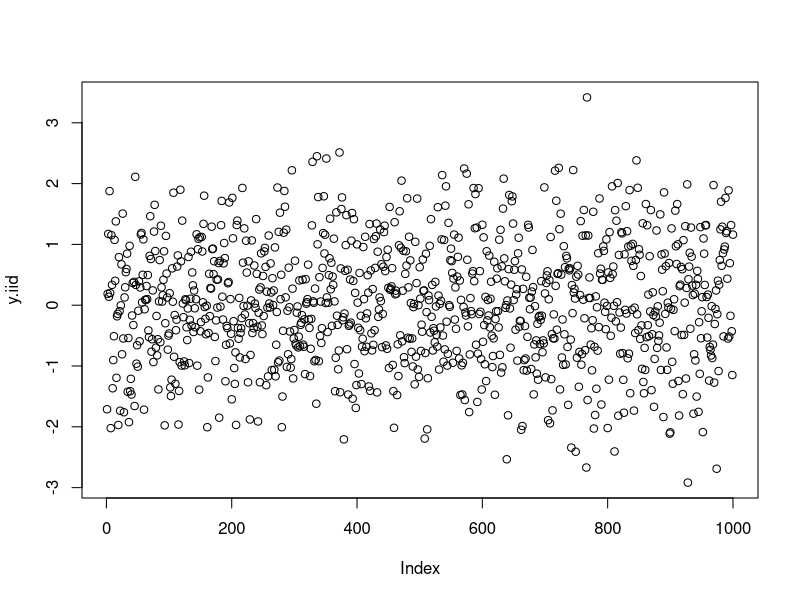
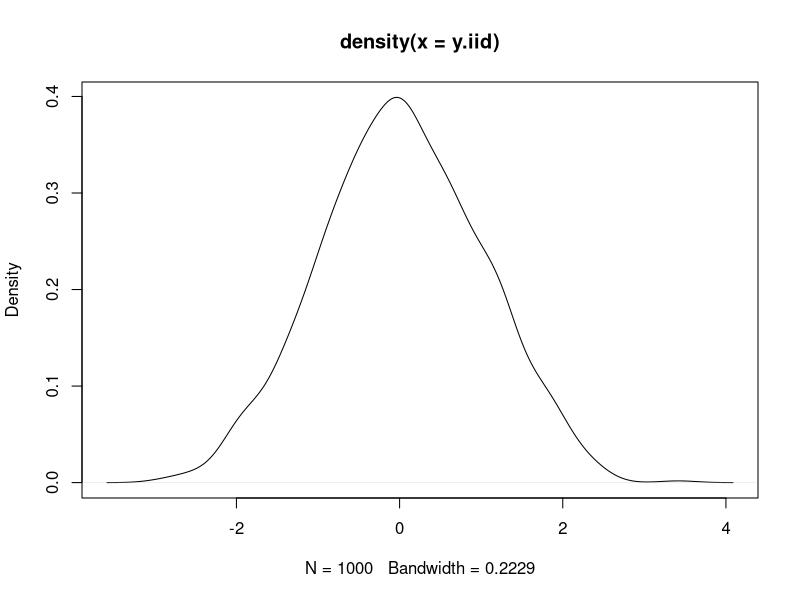
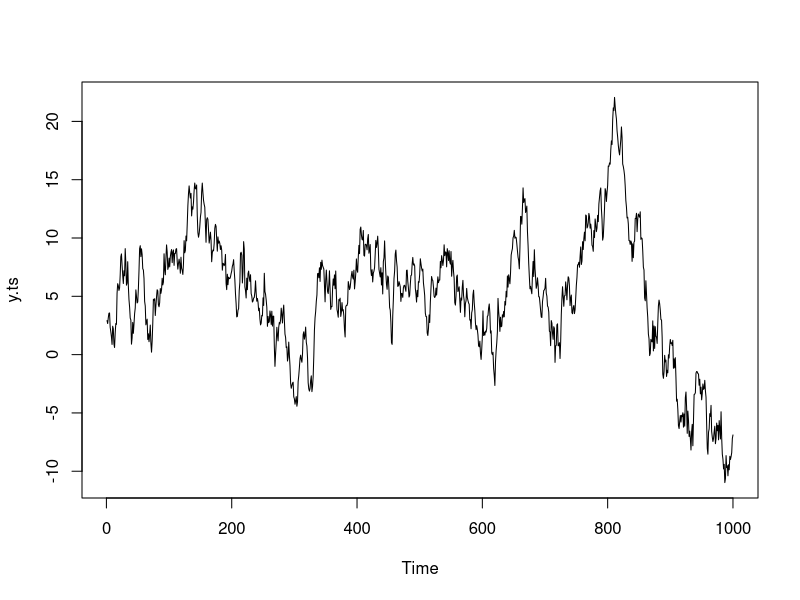
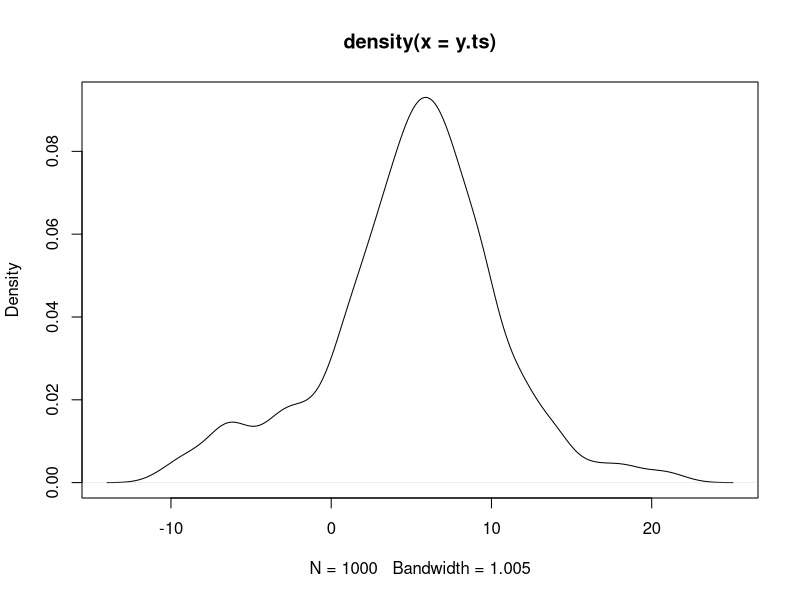

These charts were generated, in order, by the following R code:
## ---- chunk 1
#| label: load-packages
#| output: false
#| code-summary: "Code: Load the packages"
## ---- chunk 2
n  <- 1000
mu <- 0
sd <- 1

y.iid <- rnorm(n, mu, sd)

plot(y.iid)
plot(density(y.iid))
## ---- chunk 3
y.ts <- arima.sim(list(ar=0.99),n=n)

plot(y.ts)
plot(density(y.ts))

